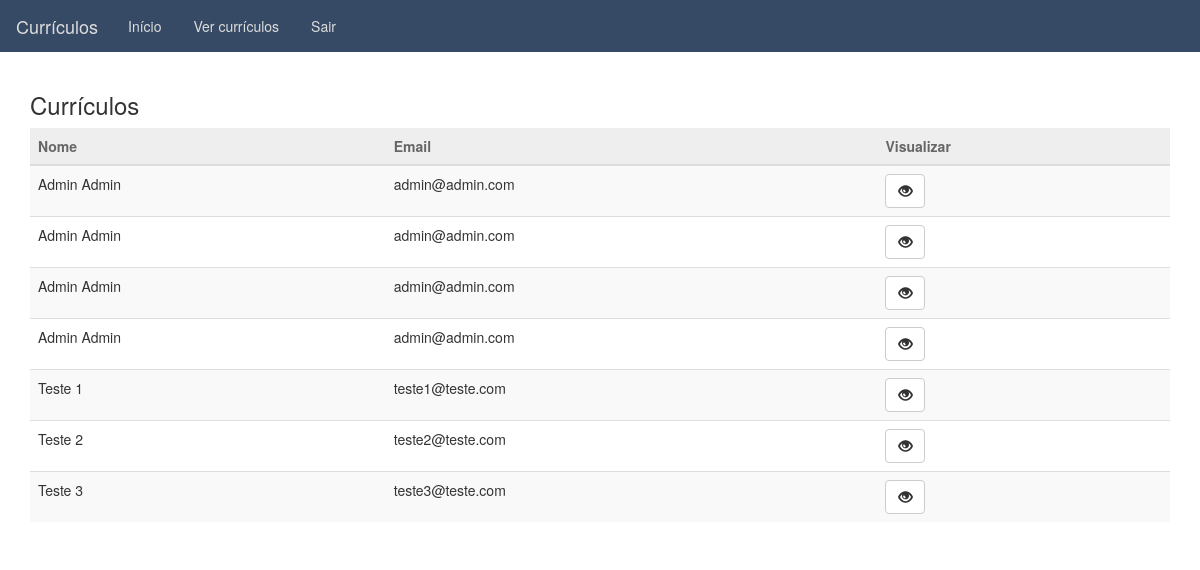
Page /view/Dashboard/listaCurriculos.php (signed in) on the committed database.
### tables this page shows
CREATE TABLE `resumes` (
  `resume_id` int(11) NOT NULL,
  `user_id` int(11) NOT NULL,
  `phone` varchar(20) DEFAULT NULL,
  `website` text DEFAULT NULL,
  `experience` text NOT NULL
);

CREATE TABLE `users` (
  `user_id` int(11) NOT NULL,
  `name` text NOT NULL,
  `email` varchar(55) NOT NULL,
  `password` text NOT NULL,
  `is_admin` tinyint(1) NOT NULL
);

### model/curriculoRequests.php (called while the page is built, shortened)
<?php
function SearchResumes($conexao){
    $stmt = $conexao->prepare("SELECT users.user_id, resumes.resume_id, users.name, users.email, resumes.experience, resumes.phone, resumes.website FROM resumes INNER JOIN users on users.user_id=resumes.user_id");
    $stmt->execute();
    return $stmt;
}
?>

### view/Dashboard/listaCurriculos.php (the view, shortened to what this page needs)
<!DOCTYPE html>
<html lang="pt-br">
<head>
    <link href="../../assets/css/bootstrap.css" type="text/css" rel="stylesheet" />
</head>
<body>
    <?php
    include_once '../includes/navbar.php';
    ?>
    <div class="container">
        <h3>Currículos</h3>
        <table class="table table-striped sortable">
            <thead>
                <tr>
                    <th>Nome</th>
                    <th>Email</th>
                    <th>Visualizar</th>
                </tr>
            </thead>
            <tbody>
                <?php
                include_once '../../model/connect.php';
                include_once '../../model/curriculoRequests.php';
                $stmt = SearchResumes($conexao);
                while ($rs = $stmt->fetch(PDO::FETCH_OBJ)) {
                ?>
                    <tr>
                        <td><?php echo htmlentities($rs->name); ?></td>
                        <td><?php echo htmlentities($rs->email); ?></td>
                        <td>
                            <button type="button" class="btn btn-default" aria-label="Left Align" title="Editar" onclick="window.location.href = '<?php echo "../Dashboard/detalhesCurriculo.php?resumeId=" . $rs->resume_id; ?>'">
                                <span class="glyphicon glyphicon-eye-open" aria-hidden="true"></span>
                            </button>
                        </td>
                    </tr>
                <?php
                } ?>
            </tbody>
        </table>
    </div>
</body>
</html>

### view/includes/navbar.php (shortened to what this page needs)
<?php
$is_admin = $_SESSION["is_admin"];
?>
<link href="../../assets/css/bootstrap.min.css" rel="stylesheet" />
<header>
    <nav class="navbar navbar-default">
        <div class="container-fluid">
            <div class="navbar-header">
                <a class="navbar-brand" href="../Dashboard/main.php">Currículos</a>
            </div>
            <ul class="nav navbar-nav nav-pills">
                <li><a href="../Dashboard/main.php">Início</a></li>
                <?php
                if ($is_admin == 1) {
                ?>
                    <li><a href="../Dashboard/listaCurriculos.php">Ver currículos</a></li>
                <?php
                } ?>
                <li><a href="../../controller/Logout/processaLogout.php">Sair</a></li>
            </ul>
        </div>
    </nav>
</header>

### view/Dashboard/listaCurriculos.php (style rules this page uses)
table.sortable thead { background-color: #eee; color: #666666; font-weight: bold; cursor: default; }

### rows in the picture
resumes: user.name "Admin Admin", user.email "admin@admin.com"
resumes: user.name "Admin Admin", user.email "admin@admin.com"
resumes: user.name "Admin Admin", user.email "admin@admin.com"
resumes: user.name "Admin Admin", user.email "admin@admin.com"
resumes: user.name "Teste 1", user.email "teste1@teste.com"
resumes: user.name "Teste 2", user.email "teste2@teste.com"
resumes: user.name "Teste 3", user.email "teste3@teste.com"
